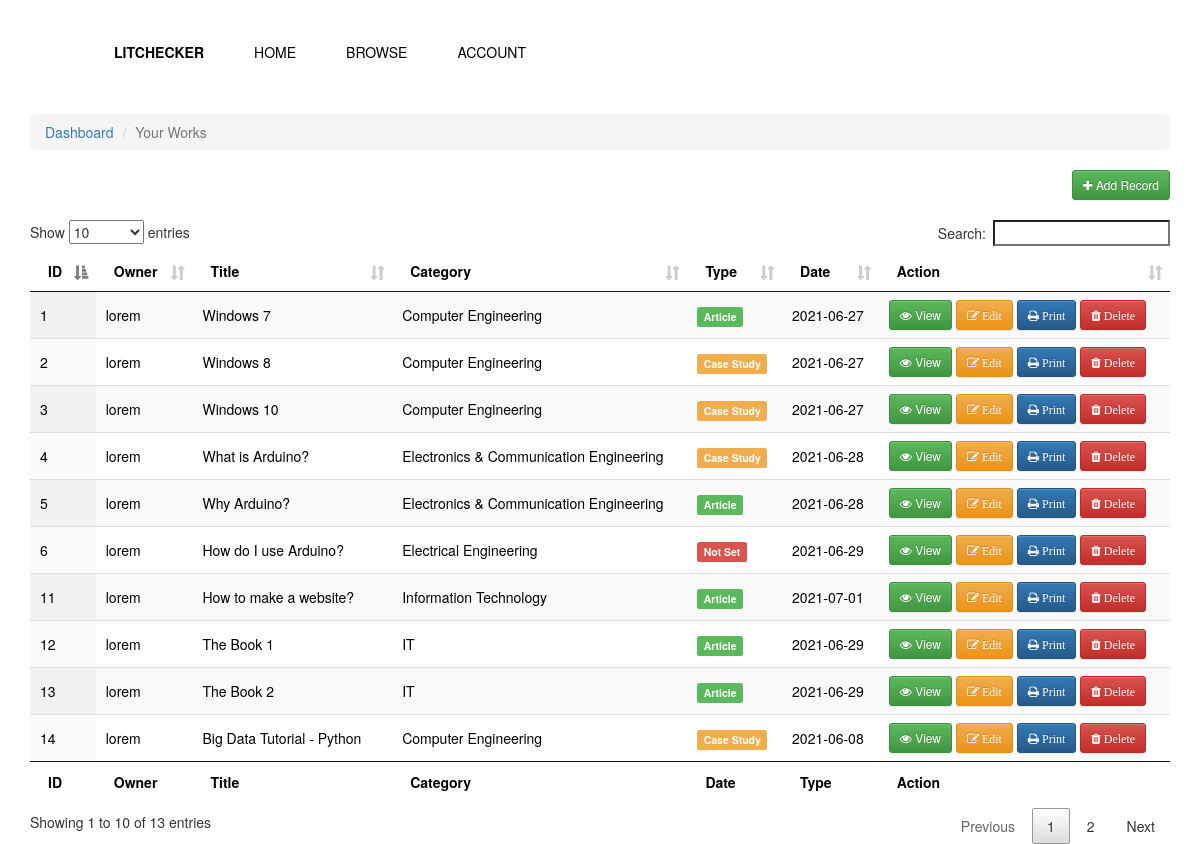
The app's page /works.php with its own data.
### tables this page shows
CREATE TABLE `literature` (
  `id` int(100) NOT NULL,
  `owner` varchar(100) NOT NULL,
  `title` text,
  `category` varchar(100) DEFAULT NULL,
  `type` varchar(100) DEFAULT NULL,
  `link` text,
  `view` int(200) NOT NULL,
  `abstract` longtext NOT NULL,
  `date` date NOT NULL,
  `download` int(200) NOT NULL,
  `author_1` varchar(100) NOT NULL,
  `author_2` varchar(100) NOT NULL,
  `author_3` varchar(100) NOT NULL,
  `author_4` varchar(100) NOT NULL
);

### works.php (the view, shortened to what this page needs)
<!DOCTYPE html>
<html style="">
<head>
</head>
<?php
	include 'config.php';
	include 'banner_login.php';
?>
<body>
<div class="container">
    <nav aria-label="breadcrumb">
      <ol class="breadcrumb">
        <li class="breadcrumb-item"><a href="dashboard.php">Dashboard</a></li>
        <li class="breadcrumb-item active" aria-current="page">Your Works</li>
      </ol>
    </nav>
<div align="right">
    <a href="#add_upload" data-toggle="modal">
        <button type='button' class='btn btn-success btn-sm'><span class='fa fa-plus' aria-hidden='true'></span>  Add Record</button>
    </a>
    <br>
    <br>
</div>
<table id="example" class="display nowrap" cellspacing="0" width="100%" >
            <thead>
                <tr>
                    <th>ID</th>
                    <th>Owner</th>
                    <th>Title</th>
                    <th>Category</th>
                    <th>Type</th>
                    <th>Date</th>
                    <th>Action</th>
                </tr>
            </thead>
            <tfoot>
                    <th>ID</th>
                    <th>Owner</th>
                    <th>Title</th>
                    <th>Category</th>
                    <th>Date</th>
                    <th>Type</th>
                    <th>Action</th>
            </tfoot>
            <tbody>
                <?php
                    $sql = "SELECT *  from literature WHERE owner = 'lorem'";
                    $result = $conn->query($sql);
                    if ($result->num_rows > 0) {
                        while($row = $result->fetch_assoc()) {
                            $id = $row['id'];
                            $owner = $row['owner'];
                            $title = $row['title'];
                            $category = $row['category'];
                            $type = $row['type'];
                            $date = $row['date'];
                    ?>
                <tr>
                    <td>
                        <?php echo $id; ?>
                    </td>
                    <td>
                        <?php echo $owner; ?>
                    </td>
                    <td>
                        <?php echo $title; ?>
                    </td>
                     <td>
                        <?php echo $category; ?>
                    </td>
                    <td>
                        <?php
                        if ($type == 1){
                        ?>
                        <span class="label label-success">Article</span>
                        <?php }
                        else if ($type == 2){
                        ?>
                        <span class="label label-warning">Case Study</span>
                        <?php }
                        else if ($type == 3){
                        ?>
                        <span class="label label-info">Thesis</span>
                        <?php }
                        else if ($type == 0){
                        ?>
                        <span class="label label-danger">Not Set</span>
                        <?php }
                        else {
                        ?>
                        <span class="label label-danger">NaN</span>
                        <?php }
                        ?>
                    </td>
                    <td>
                        <?php echo $date; ?>
                    </td>
                    <td>
                          <a href="#view<?php echo $id;?>" data-toggle="modal">
                            <button type='button' class='btn btn-success btn-sm'><span class='fa fa-eye' aria-hidden='true'></span> View</button>
                        </a>
                        <a href="#edit<?php echo $id;?>" data-toggle="modal">
                            <button type='button' class='btn btn-warning btn-sm'><span class='fa fa-edit' aria-hidden='true'> Edit</span></button>
                        </a>
                        <a href="#print<?php echo $id;?>" data-toggle="modal">
                            <button type='button' class='btn btn-primary btn-sm'><span class='fa fa-print' aria-hidden='true'> Print</span></button>
                        </a>
                        <a href="#remove<?php echo $id;?>" data-toggle="modal">
                            <button type='button' class='btn btn-danger btn-sm'><span class='fa fa-trash' aria-hidden='true'> Delete</span></button>
                        </a>
                    </td>
                </tr>
                <?php
                        }
                    }
?>
            </tbody>
        </table>
</div>
</body>
</html>

### records on screen
literature: id "1", owner "lorem", title "Windows 7", category "Computer Engineering", type "Article", date "2021-06-27"
literature: id "2", owner "lorem", title "Windows 8", category "Computer Engineering", type "Case Study", date "2021-06-27"
literature: id "3", owner "lorem", title "Windows 10", category "Computer Engineering", type "Case Study", date "2021-06-27"
literature: id "4", owner "lorem", title "What is Arduino?", category "Electronics & Communication Engineering", type "Case Study", date "2021-06-28"
literature: id "5", owner "lorem", title "Why Arduino?", category "Electronics & Communication Engineering", type "Article", date "2021-06-28"
literature: id "6", owner "lorem", title "How do I use Arduino?", category "Electrical Engineering", type "Not Set", date "2021-06-29"
literature: id "11", owner "lorem", title "How to make a website?", category "Information Technology", type "Article", date "2021-07-01"
literature: id "12", owner "lorem", title "The Book 1", category "IT", type "Article", date "2021-06-29"
literature: id "13", owner "lorem", title "The Book 2", category "IT", type "Article", date "2021-06-29"
literature: id "14", owner "lorem", title "Big Data Tutorial - Python", category "Computer Engineering", type "Case Study", date "2021-06-08"
